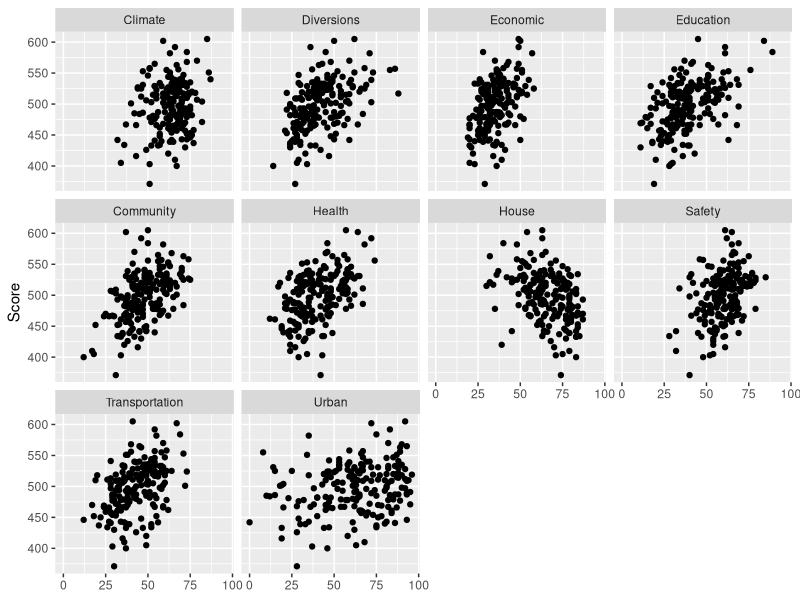
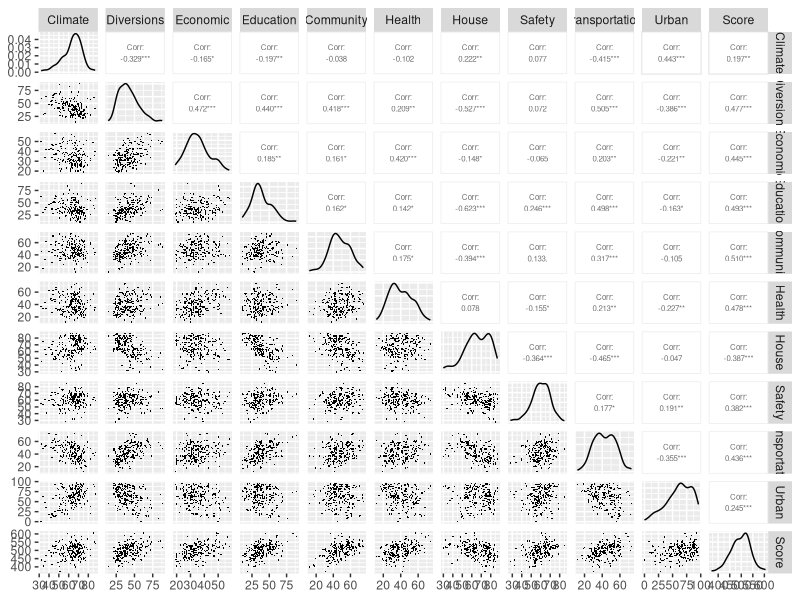
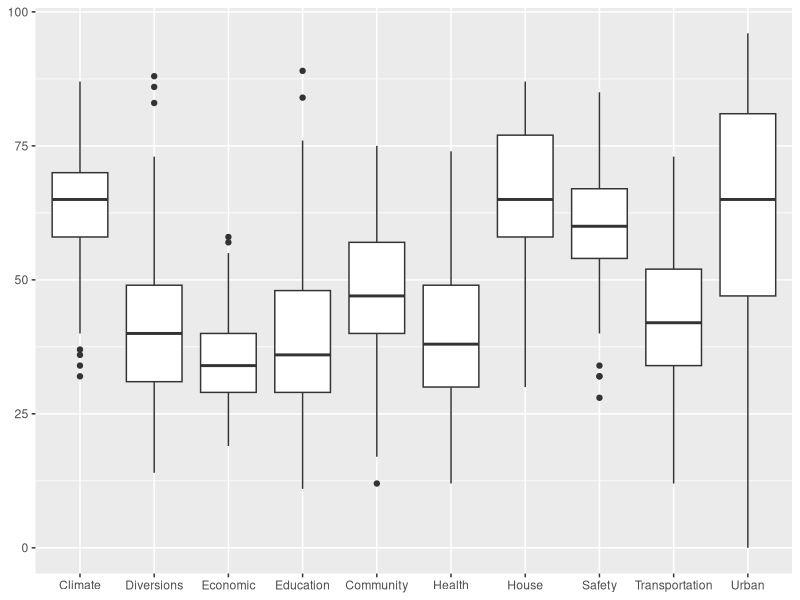
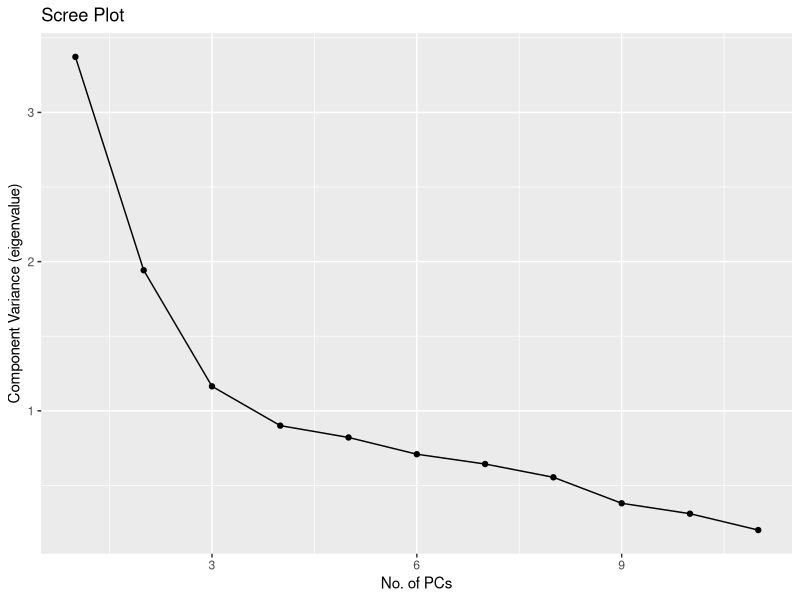
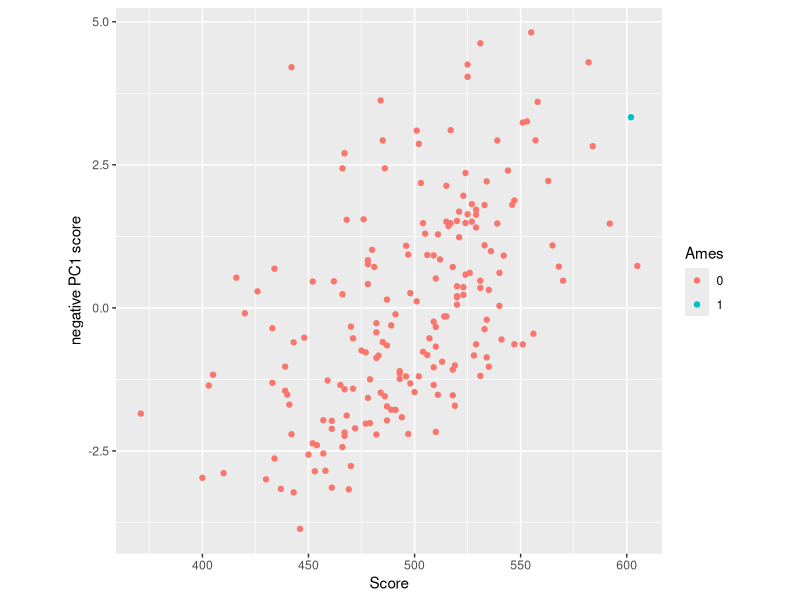

These figures' R source, in order:
## ---- chunk 1
knitr::opts_chunk$set(echo = TRUE)  
## ---- chunk 2
towns <- read.csv("towns2.csv")
towns$ames <- 0
towns$ames[52] <- 1
## ---- chunk 3
library(ggplot2)
library(reshape2)

towns.melt <- melt(towns, id.vars = c(1:3, 14), measure.vars = 4:13)
qplot(value, Score, data = towns.melt, geom = "point") +
  facet_wrap(~ variable) +
  labs(x = NULL)
## ---- chunk 4
cor(towns$Score, towns[, 4:13])
## ---- chunk 5
library(GGally)
ggpairs(towns[, 4:14], upper = list(continuous = wrap("cor", size = 2)),
        lower = list(continuous = wrap("points", stroke = 0, size = .5)))
## ---- chunk 6
sapply(towns[, 3:13], sd)
## ---- chunk 7
qplot(variable, value, data = towns.melt, geom = "boxplot") +
  labs(x = NULL, y = NULL)
## ---- chunk 8
towns.pca <- prcomp(towns[, 3:13], scale. = T)
summary(towns.pca)
## ---- chunk 9
cumsum(towns.pca$sdev^2)/11
## ---- chunk 10
round(towns.pca$rotation, 3)
## ---- chunk 11
qplot(1:11, towns.pca$sdev ^ 2, geom = c("point", "line"),
      xlab = "No. of PCs", ylab = "Component Variance (eigenvalue)", main = "Scree Plot")
## ---- chunk 12
head(towns$City[order(towns$Score, decreasing = T)])[1]
## ---- chunk 13
head(towns$City[order(towns.pca$x[, 1], decreasing = T)])[1]
## ---- chunk 14
qplot(towns$Score, -towns.pca$x[, 1], col = as.factor(towns$ames), asp = 1) +
  labs(x = "Score", y = "negative PC1 score", color = "Ames")
## ---- chunk 15
cor(towns$Score, -towns.pca$x[, 1])
